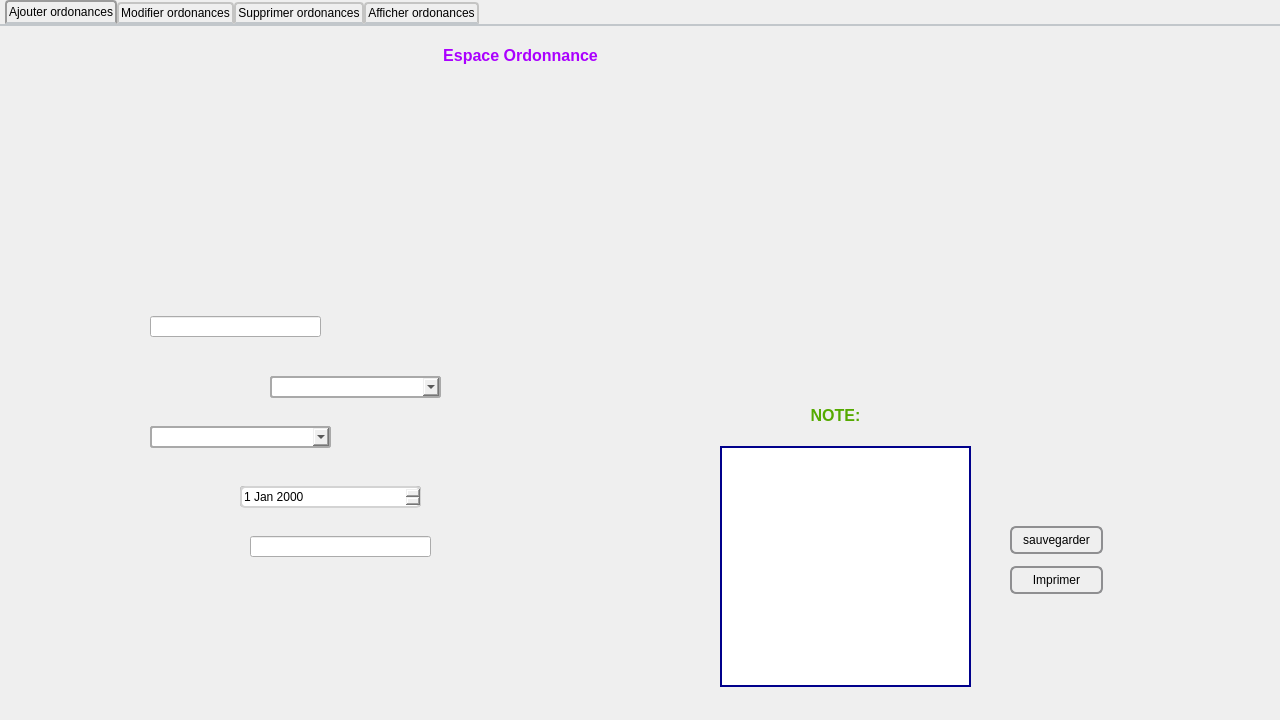
<?xml version="1.0" encoding="UTF-8"?>
<ui version="4.0">
 <class>Ordonances</class>
 <widget class="QDialog" name="Ordonances">
  <property name="geometry">
   <rect>
    <x>0</x>
    <y>0</y>
    <width>1280</width>
    <height>720</height>
   </rect>
  </property>
  <property name="minimumSize">
   <size>
    <width>1280</width>
    <height>720</height>
   </size>
  </property>
  <property name="maximumSize">
   <size>
    <width>1280</width>
    <height>720</height>
   </size>
  </property>
  <property name="baseSize">
   <size>
    <width>1280</width>
    <height>720</height>
   </size>
  </property>
  <property name="windowTitle">
   <string>MED++</string>
  </property>
  <widget class="QTabWidget" name="tabWidget">
   <property name="geometry">
    <rect>
     <x>0</x>
     <y>0</y>
     <width>1281</width>
     <height>721</height>
    </rect>
   </property>
   <property name="maximumSize">
    <size>
     <width>16777215</width>
     <height>16777215</height>
    </size>
   </property>
   <property name="styleSheet">
    <string notr="true">QTabWidget::pane { /* The tab widget frame */
    border-top: 2px solid #C2C7CB;
}

QTabWidget::tab-bar {
    left: 5px; /* move to the right by 5px */
}

/* Style the tab using the tab sub-control. Note that
    it reads QTabBar _not_ QTabWidget */
QTabBar::tab {
    background: qlineargradient(x1: 0, y1: 0, x2: 0, y2: 1,
                                stop: 0 #E1E1E1, stop: 0.4 #DDDDDD,
                                stop: 0.5 #D8D8D8, stop: 1.0 #D3D3D3);
    border: 2px solid #C4C4C3;
    border-bottom-color: #C2C7CB; /* same as the pane color */
    border-top-left-radius: 4px;
    border-top-right-radius: 4px;
    min-width: 8ex;
    padding: 2px;
}

QTabBar::tab:selected, QTabBar::tab:hover {
    background: qlineargradient(x1: 0, y1: 0, x2: 0, y2: 1,
                                stop: 0 #fafafa, stop: 0.4 #f4f4f4,
                                stop: 0.5 #e7e7e7, stop: 1.0 #fafafa);
}

QTabBar::tab:selected {
    border-color: #9B9B9B;
    border-bottom-color: #C2C7CB; /* same as pane color */
}

QTabBar::tab:!selected {
    margin-top: 2px; /* make non-selected tabs look smaller */
}</string>
   </property>
   <property name="currentIndex">
    <number>0</number>
   </property>
   <widget class="QWidget" name="tab">
    <attribute name="title">
     <string>Ajouter ordonances</string>
    </attribute>
    <widget class="QWidget" name="widget" native="true">
     <property name="geometry">
      <rect>
       <x>0</x>
       <y>0</y>
       <width>1281</width>
       <height>701</height>
      </rect>
     </property>
     <property name="styleSheet">
      <string notr="true">QWidget#widget
{
	background-image: url(:/Ajouter ordonance.png);
}</string>
     </property>
     <widget class="QLineEdit" name="lineEdit">
      <property name="geometry">
       <rect>
        <x>270</x>
        <y>350</y>
        <width>171</width>
        <height>21</height>
       </rect>
      </property>
     </widget>
     <widget class="QLineEdit" name="reff_ord">
      <property name="geometry">
       <rect>
        <x>150</x>
        <y>290</y>
        <width>171</width>
        <height>21</height>
       </rect>
      </property>
      <property name="styleSheet">
       <string notr="true">QLineEdit:read-only {
background: lightblue;
}</string>
      </property>
     </widget>
     <widget class="QLineEdit" name="lineEdit_3">
      <property name="geometry">
       <rect>
        <x>150</x>
        <y>400</y>
        <width>181</width>
        <height>21</height>
       </rect>
      </property>
     </widget>
     <widget class="QWidget" name="widget_5" native="true">
      <property name="geometry">
       <rect>
        <x>1150</x>
        <y>80</y>
        <width>120</width>
        <height>41</height>
       </rect>
      </property>
      <widget class="QPushButton" name="pushButton">
       <property name="geometry">
        <rect>
         <x>0</x>
         <y>0</y>
         <width>121</width>
         <height>41</height>
        </rect>
       </property>
       <property name="styleSheet">
        <string notr="true">QPushButton{
border-style:solid;

background-color:#AARRGGBB ;
color:#fff;
border-radius:7px;
}

</string>
       </property>
       <property name="text">
        <string/>
       </property>
      </widget>
     </widget>
     <widget class="QWidget" name="widget_6" native="true">
      <property name="geometry">
       <rect>
        <x>1140</x>
        <y>410</y>
        <width>120</width>
        <height>41</height>
       </rect>
      </property>
      <widget class="QPushButton" name="ajouter_ordonnance">
       <property name="geometry">
        <rect>
         <x>0</x>
         <y>0</y>
         <width>121</width>
         <height>41</height>
        </rect>
       </property>
       <property name="styleSheet">
        <string notr="true">QPushButton{
border-style:solid;

background-color:#AARRGGBB ;
color:#fff;
border-radius:7px;
}

</string>
       </property>
       <property name="text">
        <string/>
       </property>
      </widget>
     </widget>
     <widget class="QLineEdit" name="trait">
      <property name="geometry">
       <rect>
        <x>250</x>
        <y>510</y>
        <width>181</width>
        <height>21</height>
       </rect>
      </property>
      <property name="styleSheet">
       <string notr="true">QLineEdit:read-only {
background: lightblue;
}</string>
      </property>
     </widget>
     <widget class="QLineEdit" name="lineEdit_5">
      <property name="geometry">
       <rect>
        <x>240</x>
        <y>460</y>
        <width>181</width>
        <height>21</height>
       </rect>
      </property>
     </widget>
     <widget class="QComboBox" name="consultation">
      <property name="geometry">
       <rect>
        <x>270</x>
        <y>350</y>
        <width>171</width>
        <height>22</height>
       </rect>
      </property>
      <property name="styleSheet">
       <string notr="true">border-width:2px;
border-style:solid;
border-color:darkblue;

border-radius: 3px;
padding: 1px 18px 1px 3px;
min-width: 6em;

background: qlineargradient(x1: 0, y1: 0, x2: 0, y2: 1,
                       stop: 0 #D3D3D3, stop: 0.4 #D8D8D8,
                       stop: 0.5 #DDDDDD, stop: 1.0 #E1E1E1);


padding-top: 3px;
padding-left: 4px;

subcontrol-origin: padding;
subcontrol-position: top right;
width: 15px;

border-left-width: 1px;
border-left-color: darkgray;
border-left-style: solid; 
border-top-right-radius: 3px; 
border-bottom-right-radius: 3px;

top: 1px;
left: 1px;

border: 2px solid darkgray;
selection-background-color: lightgray;</string>
      </property>
     </widget>
     <widget class="QComboBox" name="patient">
      <property name="geometry">
       <rect>
        <x>150</x>
        <y>400</y>
        <width>181</width>
        <height>22</height>
       </rect>
      </property>
      <property name="styleSheet">
       <string notr="true">border-width:2px;
border-style:solid;
border-color:darkblue;

border-radius: 3px;
padding: 1px 18px 1px 3px;
min-width: 6em;

background: qlineargradient(x1: 0, y1: 0, x2: 0, y2: 1,
                       stop: 0 #D3D3D3, stop: 0.4 #D8D8D8,
                       stop: 0.5 #DDDDDD, stop: 1.0 #E1E1E1);


padding-top: 3px;
padding-left: 4px;

subcontrol-origin: padding;
subcontrol-position: top right;
width: 15px;

border-left-width: 1px;
border-left-color: darkgray;
border-left-style: solid; 
border-top-right-radius: 3px; 
border-bottom-right-radius: 3px;

top: 1px;
left: 1px;

border: 2px solid darkgray;
selection-background-color: lightgray;</string>
      </property>
     </widget>
     <widget class="QDateEdit" name="dateEdit">
      <property name="geometry">
       <rect>
        <x>240</x>
        <y>460</y>
        <width>181</width>
        <height>22</height>
       </rect>
      </property>
      <property name="styleSheet">
       <string notr="true">
QDateEdit::drop-down {
	subcontrol-origin: padding;
	subcontrol-position: top right;
	width: 15px;
 
	border-left-width: 1px;
	border-left-color: darkgray;
	border-left-style: solid;
	border-top-right-radius: 3px;
	border-bottom-right-radius: 3px;
}
QDateEdit {
	border: 2px solid lightgray;
	border-radius: 5px;
}


</string>
      </property>
     </widget>
     <widget class="QPushButton" name="imprimer">
      <property name="geometry">
       <rect>
        <x>1010</x>
        <y>540</y>
        <width>93</width>
        <height>28</height>
       </rect>
      </property>
      <property name="styleSheet">
       <string notr="true">QPushButton {
    border: 2px solid #8f8f91;
    border-radius: 6px;
    background-color: qlineargradient(x1: 0, y1: 0, x2: 0, y2: 1,
                                      stop: 0 #f6f7fa, stop: 1 #dadbde);
    min-width: 80px;
}
QPushButton:pressed {
    background-color: qlineargradient(x1: 0, y1: 0, x2: 0, y2: 1,
                                      stop: 0 #dadbde, stop: 1 #f6f7fa);
}

QPushButton:flat {
    border: none; /* no border for a flat push button */
}

QPushButton:default {
    border-color: navy; /* make the default button prominent */
}
QPushButton:open { /* when the button has its menu open */
    background-color: qlineargradient(x1: 0, y1: 0, x2: 0, y2: 1,
                                      stop: 0 #dadbde, stop: 1 #f6f7fa);
}

QPushButton::menu-indicator {
    image: url(menu_indicator.png);
    subcontrol-origin: padding;
    subcontrol-position: bottom right;
}

QPushButton::menu-indicator:pressed, QPushButton::menu-indicator:open {
    position: relative;
    top: 2px; left: 2px; /* shift the arrow by 2 px */
}</string>
      </property>
      <property name="text">
       <string>Imprimer</string>
      </property>
     </widget>
     <widget class="QPushButton" name="sauvegarder">
      <property name="geometry">
       <rect>
        <x>1010</x>
        <y>500</y>
        <width>93</width>
        <height>28</height>
       </rect>
      </property>
      <property name="styleSheet">
       <string notr="true">QPushButton {
    border: 2px solid #8f8f91;
    border-radius: 6px;
    background-color: qlineargradient(x1: 0, y1: 0, x2: 0, y2: 1,
                                      stop: 0 #f6f7fa, stop: 1 #dadbde);
    min-width: 80px;
}
QPushButton:pressed {
    background-color: qlineargradient(x1: 0, y1: 0, x2: 0, y2: 1,
                                      stop: 0 #dadbde, stop: 1 #f6f7fa);
}

QPushButton:flat {
    border: none; /* no border for a flat push button */
}

QPushButton:default {
    border-color: navy; /* make the default button prominent */
}
QPushButton:open { /* when the button has its menu open */
    background-color: qlineargradient(x1: 0, y1: 0, x2: 0, y2: 1,
                                      stop: 0 #dadbde, stop: 1 #f6f7fa);
}

QPushButton::menu-indicator {
    image: url(menu_indicator.png);
    subcontrol-origin: padding;
    subcontrol-position: bottom right;
}

QPushButton::menu-indicator:pressed, QPushButton::menu-indicator:open {
    position: relative;
    top: 2px; left: 2px; /* shift the arrow by 2 px */
}</string>
      </property>
      <property name="text">
       <string>sauvegarder</string>
      </property>
     </widget>
     <widget class="QTextEdit" name="textEdit">
      <property name="geometry">
       <rect>
        <x>720</x>
        <y>420</y>
        <width>251</width>
        <height>241</height>
       </rect>
      </property>
      <property name="styleSheet">
       <string notr="true">border-width:2px;
border-style:solid;
border-color:darkblue;</string>
      </property>
     </widget>
     <widget class="QLabel" name="label_4">
      <property name="geometry">
       <rect>
        <x>790</x>
        <y>380</y>
        <width>91</width>
        <height>20</height>
       </rect>
      </property>
      <property name="text">
       <string>&lt;html&gt;&lt;head/&gt;&lt;body&gt;&lt;p align=&quot;center&quot;&gt;&lt;span style=&quot; font-size:12pt; font-weight:600; color:#55aa00;&quot;&gt;NOTE:&lt;/span&gt;&lt;/p&gt;&lt;/body&gt;&lt;/html&gt;</string>
      </property>
     </widget>
     <widget class="QLabel" name="l4">
      <property name="geometry">
       <rect>
        <x>410</x>
        <y>20</y>
        <width>221</width>
        <height>20</height>
       </rect>
      </property>
      <property name="text">
       <string>&lt;html&gt;&lt;head/&gt;&lt;body&gt;&lt;p align=&quot;center&quot;&gt;&lt;span style=&quot; font-size:12pt; font-weight:600; color:#aa00ff;&quot;&gt;Espace Ordonnance&lt;/span&gt;&lt;/p&gt;&lt;/body&gt;&lt;/html&gt;</string>
      </property>
     </widget>
    </widget>
   </widget>
   <widget class="QWidget" name="tab_2">
    <attribute name="title">
     <string>Modifier ordonances</string>
    </attribute>
    <widget class="QWidget" name="widget_2" native="true">
     <property name="geometry">
      <rect>
       <x>0</x>
       <y>0</y>
       <width>1281</width>
       <height>701</height>
      </rect>
     </property>
     <property name="styleSheet">
      <string notr="true">QWidget#widget_2
{
	background-image: url(:/ModifierOrd.png);
}</string>
     </property>
     <widget class="QLineEdit" name="reff">
      <property name="geometry">
       <rect>
        <x>150</x>
        <y>290</y>
        <width>171</width>
        <height>21</height>
       </rect>
      </property>
      <property name="styleSheet">
       <string notr="true">QLineEdit:read-only {
background: lightblue;
}</string>
      </property>
     </widget>
     <widget class="QLineEdit" name="idd">
      <property name="geometry">
       <rect>
        <x>150</x>
        <y>400</y>
        <width>181</width>
        <height>21</height>
       </rect>
      </property>
      <property name="styleSheet">
       <string notr="true">QLineEdit:read-only {
background: lightblue;
}</string>
      </property>
     </widget>
     <widget class="QLineEdit" name="rc">
      <property name="geometry">
       <rect>
        <x>270</x>
        <y>340</y>
        <width>171</width>
        <height>21</height>
       </rect>
      </property>
      <property name="styleSheet">
       <string notr="true">QLineEdit:read-only {
background: lightblue;
}</string>
      </property>
     </widget>
     <widget class="QPushButton" name="pushButton_3">
      <property name="geometry">
       <rect>
        <x>1160</x>
        <y>80</y>
        <width>111</width>
        <height>41</height>
       </rect>
      </property>
      <property name="styleSheet">
       <string notr="true">QPushButton{
border-style:solid;

background-color:#AARRGGBB ;
color:#fff;
border-radius:7px;
}

</string>
      </property>
      <property name="text">
       <string/>
      </property>
     </widget>
     <widget class="QPushButton" name="modifier">
      <property name="geometry">
       <rect>
        <x>1140</x>
        <y>410</y>
        <width>121</width>
        <height>41</height>
       </rect>
      </property>
      <property name="styleSheet">
       <string notr="true">QPushButton{
border-style:solid;

background-color:#AARRGGBB ;
color:#fff;
border-radius:7px;
}

</string>
      </property>
      <property name="text">
       <string/>
      </property>
     </widget>
     <widget class="QLineEdit" name="lineEdit_11">
      <property name="geometry">
       <rect>
        <x>240</x>
        <y>460</y>
        <width>181</width>
        <height>21</height>
       </rect>
      </property>
     </widget>
     <widget class="QLineEdit" name="tr">
      <property name="geometry">
       <rect>
        <x>240</x>
        <y>520</y>
        <width>181</width>
        <height>21</height>
       </rect>
      </property>
      <property name="styleSheet">
       <string notr="true">QLineEdit:read-only {
background: lightblue;
}</string>
      </property>
     </widget>
     <widget class="QDateEdit" name="dateEdit_2">
      <property name="geometry">
       <rect>
        <x>240</x>
        <y>460</y>
        <width>191</width>
        <height>22</height>
       </rect>
      </property>
      <property name="styleSheet">
       <string notr="true">border-width:2px;
border-style:solid;
border-color:darkblue;

border-radius: 3px;
padding: 1px 18px 1px 3px;
min-width: 6em;

background: qlineargradient(x1: 0, y1: 0, x2: 0, y2: 1,
                       stop: 0 #D3D3D3, stop: 0.4 #D8D8D8,
                       stop: 0.5 #DDDDDD, stop: 1.0 #E1E1E1);


padding-top: 3px;
padding-left: 4px;

subcontrol-origin: padding;
subcontrol-position: top right;
width: 15px;

border-left-width: 1px;
border-left-color: darkgray;
border-left-style: solid; 
border-top-right-radius: 3px; 
border-bottom-right-radius: 3px;

top: 1px;
left: 1px;

border: 2px solid darkgray;
selection-background-color: lightgray;</string>
      </property>
     </widget>
     <widget class="QLabel" name="l3">
      <property name="geometry">
       <rect>
        <x>300</x>
        <y>20</y>
        <width>221</width>
        <height>20</height>
       </rect>
      </property>
      <property name="text">
       <string>&lt;html&gt;&lt;head/&gt;&lt;body&gt;&lt;p align=&quot;center&quot;&gt;&lt;span style=&quot; font-size:12pt; font-weight:600; color:#aa00ff;&quot;&gt;Espace Ordonnance&lt;/span&gt;&lt;/p&gt;&lt;/body&gt;&lt;/html&gt;</string>
      </property>
     </widget>
    </widget>
   </widget>
   <widget class="QWidget" name="tab_3">
    <attribute name="title">
     <string>Supprimer ordonances</string>
    </attribute>
    <widget class="QWidget" name="widget_3" native="true">
     <property name="geometry">
      <rect>
       <x>0</x>
       <y>0</y>
       <width>1281</width>
       <height>691</height>
      </rect>
     </property>
     <property name="styleSheet">
      <string notr="true">QWidget#widget_3
{
	background-image: url(:/SuppOrd.png);
}</string>
     </property>
     <widget class="QLineEdit" name="lineEdit_15">
      <property name="geometry">
       <rect>
        <x>530</x>
        <y>320</y>
        <width>251</width>
        <height>31</height>
       </rect>
      </property>
      <property name="styleSheet">
       <string notr="true">
QLineEdit:read-only {
background: lightblue;

}

</string>
      </property>
      <property name="clearButtonEnabled">
       <bool>true</bool>
      </property>
     </widget>
     <widget class="QPushButton" name="pushButton_5">
      <property name="geometry">
       <rect>
        <x>1150</x>
        <y>80</y>
        <width>111</width>
        <height>41</height>
       </rect>
      </property>
      <property name="styleSheet">
       <string notr="true">QPushButton{
border-style:solid;

background-color:#AARRGGBB ;
color:#fff;
border-radius:7px;
}

</string>
      </property>
      <property name="text">
       <string/>
      </property>
     </widget>
     <widget class="QPushButton" name="supprimer_ordonnance">
      <property name="geometry">
       <rect>
        <x>1150</x>
        <y>650</y>
        <width>121</width>
        <height>41</height>
       </rect>
      </property>
      <property name="styleSheet">
       <string notr="true">QPushButton{
border-style:solid;

background-color:#AARRGGBB ;
color:#fff;
border-radius:7px;
}

</string>
      </property>
      <property name="text">
       <string/>
      </property>
     </widget>
     <widget class="QLabel" name="l2">
      <property name="geometry">
       <rect>
        <x>360</x>
        <y>20</y>
        <width>221</width>
        <height>20</height>
       </rect>
      </property>
      <property name="text">
       <string>&lt;html&gt;&lt;head/&gt;&lt;body&gt;&lt;p align=&quot;center&quot;&gt;&lt;span style=&quot; font-size:12pt; font-weight:600; color:#aa00ff;&quot;&gt;Espace Ordonnance&lt;/span&gt;&lt;/p&gt;&lt;/body&gt;&lt;/html&gt;</string>
      </property>
     </widget>
    </widget>
   </widget>
   <widget class="QWidget" name="tab_4">
    <attribute name="title">
     <string>Afficher ordonances</string>
    </attribute>
    <widget class="QWidget" name="widget_4" native="true">
     <property name="geometry">
      <rect>
       <x>-20</x>
       <y>0</y>
       <width>1281</width>
       <height>691</height>
      </rect>
     </property>
     <property name="styleSheet">
      <string notr="true">QWidget#widget_4 
{
background-image: url(:/AffOrd.png);
}
</string>
     </property>
     <widget class="QTableView" name="TabOrd">
      <property name="geometry">
       <rect>
        <x>80</x>
        <y>260</y>
        <width>1111</width>
        <height>411</height>
       </rect>
      </property>
      <property name="styleSheet">
       <string notr="true">QTableView QTableCornerButton::section {
    background: red;
    border: 2px outset red;
}
QTableView {
    selection-background-color: qlineargradient(x1: 0, y1: 0, x2: 0.5, y2: 0.5,
                                stop: 0 #FF92BB, stop: 1 gray);
}
 QScrollBar:vertical {
     border: 2px solid grey;
     background: #32CC99;
     width: 15px;
     margin: 22px 0 22px 0;
 }
 QScrollBar::handle:vertical {
     background: white;
     min-height: 20px;
 }
 QScrollBar::add-line:vertical {
     border: 2px solid grey;
     background: #32CC99;
     height: 20px;
     subcontrol-position: bottom;
     subcontrol-origin: margin;
 }

 QScrollBar::sub-line:vertical {
     border: 2px solid grey;
     background: #32CC99;
     height: 20px;
     subcontrol-position: top;
     subcontrol-origin: margin;
 }
 QScrollBar::up-arrow:vertical, QScrollBar::down-arrow:vertical {
     border: 2px solid grey;
     width: 3px;
     height: 3px;
     background: white;
 }

 QScrollBar::add-page:vertical, QScrollBar::sub-page:vertical {
     background: none;
 }</string>
      </property>
     </widget>
     <widget class="QPushButton" name="pushButton_7">
      <property name="geometry">
       <rect>
        <x>1150</x>
        <y>80</y>
        <width>111</width>
        <height>41</height>
       </rect>
      </property>
      <property name="styleSheet">
       <string notr="true">QPushButton{
border-style:solid;

background-color:#AARRGGBB ;
color:#fff;
border-radius:7px;
}

</string>
      </property>
      <property name="text">
       <string/>
      </property>
     </widget>
     <widget class="QRadioButton" name="tri_ord">
      <property name="geometry">
       <rect>
        <x>170</x>
        <y>210</y>
        <width>95</width>
        <height>20</height>
       </rect>
      </property>
      <property name="styleSheet">
       <string notr="true">QRadioButton::indicator {
    width: 13px;
    height: 13px;
}</string>
      </property>
      <property name="text">
       <string>Reff_ord</string>
      </property>
     </widget>
     <widget class="QRadioButton" name="tri_const">
      <property name="geometry">
       <rect>
        <x>350</x>
        <y>210</y>
        <width>95</width>
        <height>20</height>
       </rect>
      </property>
      <property name="styleSheet">
       <string notr="true">QRadioButton::indicator {
    width: 13px;
    height: 13px;
}</string>
      </property>
      <property name="text">
       <string>Reff_const</string>
      </property>
     </widget>
     <widget class="QRadioButton" name="tri_date">
      <property name="geometry">
       <rect>
        <x>530</x>
        <y>210</y>
        <width>95</width>
        <height>20</height>
       </rect>
      </property>
      <property name="styleSheet">
       <string notr="true">QRadioButton::indicator {
    width: 13px;
    height: 13px;
}</string>
      </property>
      <property name="text">
       <string>Date</string>
      </property>
     </widget>
     <widget class="QLabel" name="label_2">
      <property name="geometry">
       <rect>
        <x>30</x>
        <y>210</y>
        <width>81</width>
        <height>21</height>
       </rect>
      </property>
      <property name="font">
       <font>
        <family>Agency FB</family>
        <pointsize>16</pointsize>
       </font>
      </property>
      <property name="text">
       <string>Trier Par : </string>
      </property>
     </widget>
     <widget class="QLineEdit" name="reff_2">
      <property name="geometry">
       <rect>
        <x>980</x>
        <y>200</y>
        <width>113</width>
        <height>22</height>
       </rect>
      </property>
     </widget>
     <widget class="QPushButton" name="rechercher_ord">
      <property name="geometry">
       <rect>
        <x>1130</x>
        <y>200</y>
        <width>93</width>
        <height>28</height>
       </rect>
      </property>
      <property name="styleSheet">
       <string notr="true">QPushButton {
    border: 2px solid #8f8f91;
    border-radius: 6px;
    background-color: qlineargradient(x1: 0, y1: 0, x2: 0, y2: 1,
                                      stop: 0 #f6f7fa, stop: 1 #dadbde);
    min-width: 80px;
}
QPushButton:pressed {
    background-color: qlineargradient(x1: 0, y1: 0, x2: 0, y2: 1,
                                      stop: 0 #dadbde, stop: 1 #f6f7fa);
}

QPushButton:flat {
    border: none; /* no border for a flat push button */
}

QPushButton:default {
    border-color: navy; /* make the default button prominent */
}
QPushButton:open { /* when the button has its menu open */
    background-color: qlineargradient(x1: 0, y1: 0, x2: 0, y2: 1,
                                      stop: 0 #dadbde, stop: 1 #f6f7fa);
}

QPushButton::menu-indicator {
    image: url(menu_indicator.png);
    subcontrol-origin: padding;
    subcontrol-position: bottom right;
}

QPushButton::menu-indicator:pressed, QPushButton::menu-indicator:open {
    position: relative;
    top: 2px; left: 2px; /* shift the arrow by 2 px */
}</string>
      </property>
      <property name="text">
       <string>rechercher</string>
      </property>
     </widget>
     <widget class="QLabel" name="label">
      <property name="geometry">
       <rect>
        <x>890</x>
        <y>200</y>
        <width>71</width>
        <height>20</height>
       </rect>
      </property>
      <property name="text">
       <string>référence :</string>
      </property>
     </widget>
     <widget class="QLabel" name="l1">
      <property name="geometry">
       <rect>
        <x>390</x>
        <y>20</y>
        <width>221</width>
        <height>20</height>
       </rect>
      </property>
      <property name="text">
       <string>&lt;html&gt;&lt;head/&gt;&lt;body&gt;&lt;p align=&quot;center&quot;&gt;&lt;span style=&quot; font-size:12pt; font-weight:600; color:#aa00ff;&quot;&gt;Espace Ordonnance&lt;/span&gt;&lt;/p&gt;&lt;/body&gt;&lt;/html&gt;</string>
      </property>
     </widget>
    </widget>
   </widget>
  </widget>
 </widget>
 <resources/>
 <connections/>
</ui>
